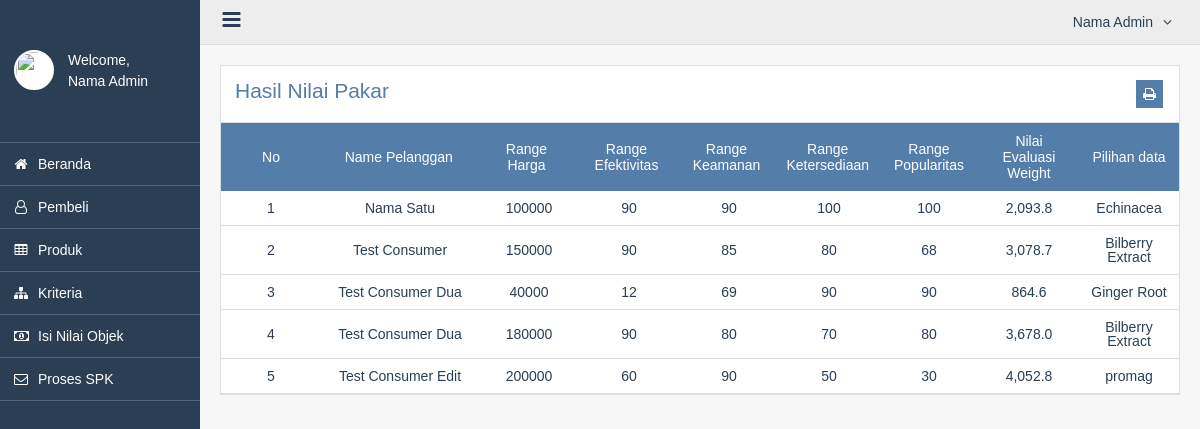
Screenshot of /spk.php (signed in) with the database file from the repository.
### tables this page shows
CREATE TABLE `penilaian` (
  `penilaian_id` int(11) NOT NULL,
  `name` varchar(244) NOT NULL,
  `harga` int(11) NOT NULL,
  `efektivitas` int(11) NOT NULL,
  `keamanan` int(11) NOT NULL,
  `ketersediaan` int(11) NOT NULL,
  `popularitas` int(11) NOT NULL,
  `total_penilaian` varchar(255) NOT NULL DEFAULT '0'
);

CREATE TABLE `criteria` (
  `criteria_id` int(11) NOT NULL,
  `harga` int(11) NOT NULL,
  `efek` int(11) NOT NULL,
  `aman` int(11) NOT NULL,
  `sedia` int(11) NOT NULL,
  `popular` int(11) NOT NULL,
  `total_bobot` int(11) NOT NULL DEFAULT 0,
  `harga_relatif` decimal(5,2) NOT NULL DEFAULT 0.00,
  `efek_relatif` decimal(5,2) NOT NULL DEFAULT 0.00,
  `aman_relatif` decimal(5,2) NOT NULL DEFAULT 0.00,
  `sedia_relatif` decimal(5,2) NOT NULL DEFAULT 0.00,
  `popular_relatif` decimal(5,2) NOT NULL DEFAULT 0.00
);

CREATE TABLE `products` (
  `product_id` int(11) NOT NULL,
  `name` varchar(255) NOT NULL,
  `category` varchar(255) DEFAULT NULL,
  `description` text DEFAULT NULL,
  `price` int(11) DEFAULT NULL,
  `brand` varchar(255) DEFAULT NULL,
  `efektivitas` int(11) NOT NULL,
  `keamanan` int(11) NOT NULL,
  `ketersediaan` int(11) NOT NULL,
  `popularitas` int(11) NOT NULL,
  `total_relatif` varchar(255) NOT NULL
);

### spk.php (the view, shortened to what this page needs)
<!DOCTYPE html>
<?php
include './proses/onek.php';
?>
<html lang="en">
<?php include('component/header.php'); ?>
<body>
    <div class="container">
        <?php include('component/sidebar.php'); ?>
        <div class="mainArea">
            <?php include('component/navbar.php'); ?>
            <div class="mainContent">
                <form action="" method="GET" name="listForm" class="form scrollX">
                    <div class="formHeader row">
                        <h2 class="text-1 fl">Hasil Nilai Pakar</h2>
                        <div class="fr">
                            <a href="printspk.php" target="_blank" class="btnAdd fa fa-print bg-1 text-fff"></a>
                        </div>
                    </div>
                    <div class="table">
                        <div class="row bg-1">
                            <div class="cell cell-100 text-center text-fff">No</div>
                            <div class="cell cell-100p text-center text-fff">Name Pelanggan</div>
                            <div class="cell cell-100 text-center text-fff">Range Harga</div>
                            <div class="cell cell-100 text-center text-fff">Range Efektivitas</div>
                            <div class="cell cell-100 text-center text-fff">Range Keamanan</div>
                            <div class="cell cell-100 text-center text-fff">Range Ketersediaan</div>
                            <div class="cell cell-100 text-center text-fff">Range Popularitas</div>
                            <div class="cell cell-100 text-center text-fff">Nilai Evaluasi Weight</div>
                            <div class="cell cell-100 text-center text-fff">Pilihan data</div>
                        </div>
                        <ul>
                            <?php
                            $no = 1;
                            $select = mysqli_query($dbcon, "SELECT * FROM penilaian");
                            while ($data = mysqli_fetch_array($select)) {
                                $select_kri = mysqli_query($dbcon, "SELECT * FROM criteria");
                                while ($data_bobot = mysqli_fetch_array($select_kri)) {
                                    $harga_relatif = $data_bobot['harga_relatif'] * $data['harga'];
                                    $efek_relatif = $data_bobot['efek_relatif'] * $data['efektivitas'];
                                    $aman_relatif = $data_bobot['aman_relatif'] * $data['keamanan'];
                                    $sedia_relatif = $data_bobot['sedia_relatif'] * $data['ketersediaan'];
                                    $popular_relatif = $data_bobot['popular_relatif'] * $data['popularitas'];
                                    $total_penilaian = $harga_relatif + $efek_relatif + $aman_relatif + $sedia_relatif + $popular_relatif;
                                    $total_penilaian = number_format($total_penilaian, 1);
                                    $update_query = "
                                        UPDATE penilaian
                                        SET
                                            total_penilaian = '$total_penilaian'
                                        WHERE penilaian_id = '{$data['penilaian_id']}'
                                    ";
                                    mysqli_query($dbcon, $update_query);
                                    $products = [];
                                    $select_pen = mysqli_query($dbcon, "SELECT * FROM products");
                                    while ($data_pen = mysqli_fetch_array($select_pen)) {
                                        $products[] = $data_pen;
                                    }
                                    $closestAbove = null;
                                    foreach ($products as $product) {
                                        if ($product['total_relatif'] >= $total_penilaian && ($closestAbove === null || $product['total_relatif'] < $closestAbove['total_relatif'])) {
                                            $closestAbove = $product;
                                        }
                                    }
                                    $produkCocokAtas = $closestAbove !== null ? $closestAbove['name'] : 'Tidak ada';
                                }
                            ?>
                                <li class="row">
                                    <div class="cell cell-100 text-center"><?php echo $no; ?></div>
                                    <div class="cell cell-100p text-center"><?php echo $data['name']; ?></div>
                                    <div class="cell cell-100 text-center"><?php echo $data['harga']; ?></div>
                                    <div class="cell cell-100 text-center"><?php echo $data['efektivitas']; ?></div>
                                    <div class="cell cell-100 text-center"><?php echo $data['keamanan']; ?></div>
                                    <div class="cell cell-100 text-center"><?php echo $data['ketersediaan']; ?></div>
                                    <div class="cell cell-100 text-center"><?php echo $data['popularitas']; ?></div>
                                    <div class="cell cell-100 text-center"><?= $total_penilaian ?></div>
                                    <div class="cell cell-100 text-center"><a href="#open-spk-view<?php echo $produkCocokAtas; ?>" data-toggle="modal" data-target="#open_modal<?php echo $produkCocokAtas; ?>"><?php echo htmlspecialchars($produkCocokAtas); ?></a></div>
                                </li>
                            <?php
                                $no++;
                            }
                            ?>
                        </ul>
                    </div>
                </form>
            </div>
        </div>
    </div>
</body>
</html>

### css/style.css (style rules this page uses)
h1, h2, h3, h4, h5, h6, p, dt, dd, th, td, li, a { line-height: 1; font-weight: normal; }
body, h1, h2, h3, h4, h5, h6, p, dl, dt, dd, table, tr, thead, tbody, th, td, ul, li, a { margin: 0; padding: 0; }
ul { list-style: none; }
a, a:hover, a:focus, a:visited { display: inline-block; text-decoration: none; }
a { color: inherit; font-size: inherit; font-weight: inherit; line-height: inherit; }
body { font-family: Arial, sans-serif; }
.text-fff { color: #fff; }
.text-center { text-align: center !important; }
.row:before, .row:after { content: ""; display: table; }
.row:after { clear: both; }
.fl { float: left; }
.fr { float: right; }
body { font-family: "SFU Futura", Arial, sans-serif; font-size: 14px; color: #2a3f54; background: #f7f7f7; }
.bg-1 { background: #557daa; }
.text-1 { color: #557daa; }
.container { display: flex; display: -webkit-flex; padding-left: 200px; transition: 0.5s; }
.mainArea { width: 100%; overflow: hidden; }
.mainContent { padding: 20px; }
.form { background: #fff; border: 1px solid #dedede; }
.formHeader { padding: 1em; background: #fff; border-bottom: 1px solid #dedede; }
.btnAdd, .btnSave, .btnEdit, .btnRemove { padding: 0.5em; margin: 0 2px; }
.scrollX { width: 100%; overflow-x: scroll; }
.table { width: 100%; min-width: 768px; }
.table .row { width: 100%; }
.table .row .cell { display: table-cell; padding: 10px; vertical-align: middle; }
.table > ul > li { border-bottom: 1px solid #dedede; }
.table .cell-100 { -max-width: 100px; min-width: 100px; }
.table .cell-100p { width: 100%; }

### rows the page displays
penilaian: name "Nama Satu", harga "100000", efektivitas "90", keamanan "90", ketersediaan "100", popularitas "100", total_penilaian "2,093.8", products.name "Echinacea"
penilaian: name "Test Consumer", harga "150000", efektivitas "90", keamanan "85", ketersediaan "80", popularitas "68", total_penilaian "3,078.7", products.name "Bilberry Extract"
penilaian: name "Test Consumer Dua", harga "40000", efektivitas "12", keamanan "69", ketersediaan "90", popularitas "90", total_penilaian "864.6", products.name "Ginger Root"
penilaian: name "Test Consumer Dua", harga "180000", efektivitas "90", keamanan "80", ketersediaan "70", popularitas "80", total_penilaian "3,678.0", products.name "Bilberry Extract"
penilaian: name "Test Consumer Edit", harga "200000", efektivitas "60", keamanan "90", ketersediaan "50", popularitas "30", total_penilaian "4,052.8"
products: name "promag"

### other values shown
$_SESSION['nama'] "Nama Admin"
